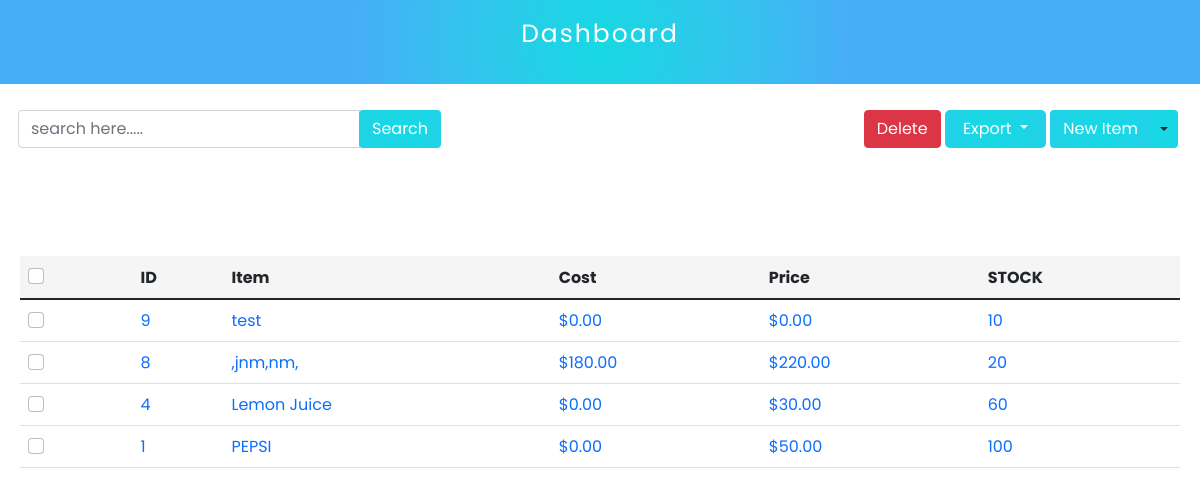
The app's page /adminpanel/product/1/ (signed in) with its own data.
### restaurant/models.py (models this page shows, shortened)
class Item(models.Model):
    item_name = models.CharField(max_length=255)
    item_price = models.DecimalField(
        decimal_places=2, max_digits=10, default=0.00)
    buying_price = models.DecimalField(
        decimal_places=2, max_digits=10, default=0.00)
    brand = models.ForeignKey(
        Brand, on_delete=models.CASCADE, null=True, blank=True)
    category = models.ForeignKey(Category, on_delete=models.CASCADE)
    vendor = models.ForeignKey(Vendor, on_delete=models.CASCADE)
    shop = models.ForeignKey(Shop, on_delete=models.CASCADE, null=True)
    stock_amount = models.PositiveIntegerField(default=0)
    out_of_stock = models.BooleanField(default=False, null=True, blank=True)
    item_img = models.ImageField(upload_to="images/", null=True)
    product_descriptions = models.TextField(null=True)
    upc = models.IntegerField(null=True, blank=True)
    sku = models.CharField(max_length=255, null=True)
    class Meta:
        ordering = ['-id']

### adminpanel/views.py (the view)
# urls.py: path("product/<int:shop_id>/", productHomeView, name="product"),
def productHomeView(request, shop_id):
    shop_id = get_object_or_404(Shop, pk=shop_id)
    if shop_id.user == request.user:
        products = Item.objects.filter(
            shop=shop_id
        )
        args = {
            "shop_id": shop_id,
            "products": products,
        }
        return render(request, "product/product.html", args)
    else:
        return HttpResponse("You are not the owner of this shop")

### adminpanel/templates/product/product.html (shortened to what this page needs)
{% load static %} {% include 'adminpanel/sidebar.html' %}
<link rel="stylesheet" href="{% static 'css/admin-panel/admin-panel.css' %}" />
<link rel="stylesheet" href="{% static 'css/admin-panel/orders.css' %}" />
<link rel="stylesheet" href="{% static 'css/admin-panel/department.css' %}" />
<div class="main____search________content">
  <div class="search_____content me-1 mt-2">
    <form>
      <div class="input-group">
        <input
          type="text"
          class="form-control"
          placeholder="search here....."
          aria-label=""
          aria-describedby="basic-addon1"
        />
        <div class="input-group-prepend">
          <button class="btn search_____btn" type="button">Search</button>
        </div>
      </div>
    </form>
  </div>
  <div class="me-1 mt-2">
    <button type="button" class="btn btn-Danger">Delete</button>
    <button class="dropdown-toggle search_________btn" type="button" id="exportBtn" data-bs-toggle="dropdown" aria-expanded="false">
         Export
    </button>
    <div class="btn-group">
      <a href="{% url 'create-product' shop_id.id %}" type="button" class="btn new____dept text-white">
        New Item
      </a>
      <button
        type="button"
        class="btn dropdown-toggle dropdown-toggle-split new____dept"
        data-bs-toggle="dropdown"
        aria-expanded="false"
      >
      </button>
    </div>
  </div>
</div>
<div class="main____dept____table table-responsive">
  <table class="table">
    <thead class="table_____head">
      <tr>
        <th scope="col">
          <div class="form-check">
            <form>
              <input
                class="form-check-input"
                type="checkbox"
                value=""
                id="tabelCheck"
              />
            </form>
          </div>
        </th>
        <th scope="col">ID</th>
        <th scope="col">Item</th>
        <th scope="col">Cost</th>
        <th scope="col">Price</th>
        <th scope="col">STOCK</th>
      </tr>
    </thead>
    <tbody>
      {% if products %}
      {% for p in products %}
      <tr>
        <th scope="row">
          <form>
            <input
              class="form-check-input"
              type="checkbox"
              value=""
              id="tabelCheck1"
            />
          </form>
        </th>
        <td><a href="{% url 'edit-product' %}" class="w-100 d-flex">{{ p.id }}</a></td>
        <td><a href="{% url 'edit-product' %}" class="w-100 d-flex">{{ p.item_name }}</a></td>
        <td><a href="{% url 'edit-product' %}" class="w-100 d-flex">${{ p.buying_price }}</a></td>
        <td><a href="{% url 'edit-product' %}" class="w-100 d-flex">${{ p.item_price }}</a></td>
        <td><a href="{% url 'edit-product' %}" class="w-100 d-flex">{{p.stock_amount}}</a></td>
      </tr>
      {% endfor %}
      {% else %}
        No Products Added!
      {% endif %}
    </tbody>
  </table>
</div>

### static/css/admin-panel/admin-panel.css (style rules this page uses)
* { box-sizing: border-box; padding: 0; margin: 0; list-style: none; font-family: "poppins", sans-serif; }
:root { --white: #fff; --deep-white: #f5f5f5; --black: #000; --blue: #3470c9; }

### static/css/admin-panel/orders.css (style rules this page uses)
.search_____btn { background-image: radial-gradient( circle 248px at center, #16d9e3 0%, #30c7ec 47%, #46aef7 100% ) !important; color: var(--white); }
.search_________btn { border: none !important; background-image: radial-gradient( circle 248px at center, #16d9e3 0%, #30c7ec 47%, #46aef7 100% ) !important; color: var(--white); padding: 7px 18px; border-radius: 5px; }
.main____search________content { display: flex; justify-content: space-between; align-items: center; padding: 18px; flex-wrap: wrap; }
.table_____head { background-color: var(--deep-white) !important; }

### static/css/admin-panel/department.css (style rules this page uses)
.new____dept { background-image: radial-gradient( circle 248px at center, #16d9e3 0%, #30c7ec 47%, #46aef7 100% ) !important; }
.main____dept____table { margin-top: 70px; padding: 20px; }
td a { text-decoration: none; }

### records on screen
Item: id "9", item_name "test", buying_price "0.00", item_price "0.00", stock_amount "10"
Item: id "8", item_name ",jnm,nm,", buying_price "180.00", item_price "220.00", stock_amount "20"
Item: id "4", item_name "Lemon Juice", buying_price "0.00", item_price "30.00", stock_amount "60"
Item: id "1", item_name "PEPSI", buying_price "0.00", item_price "50.00", stock_amount "100"
